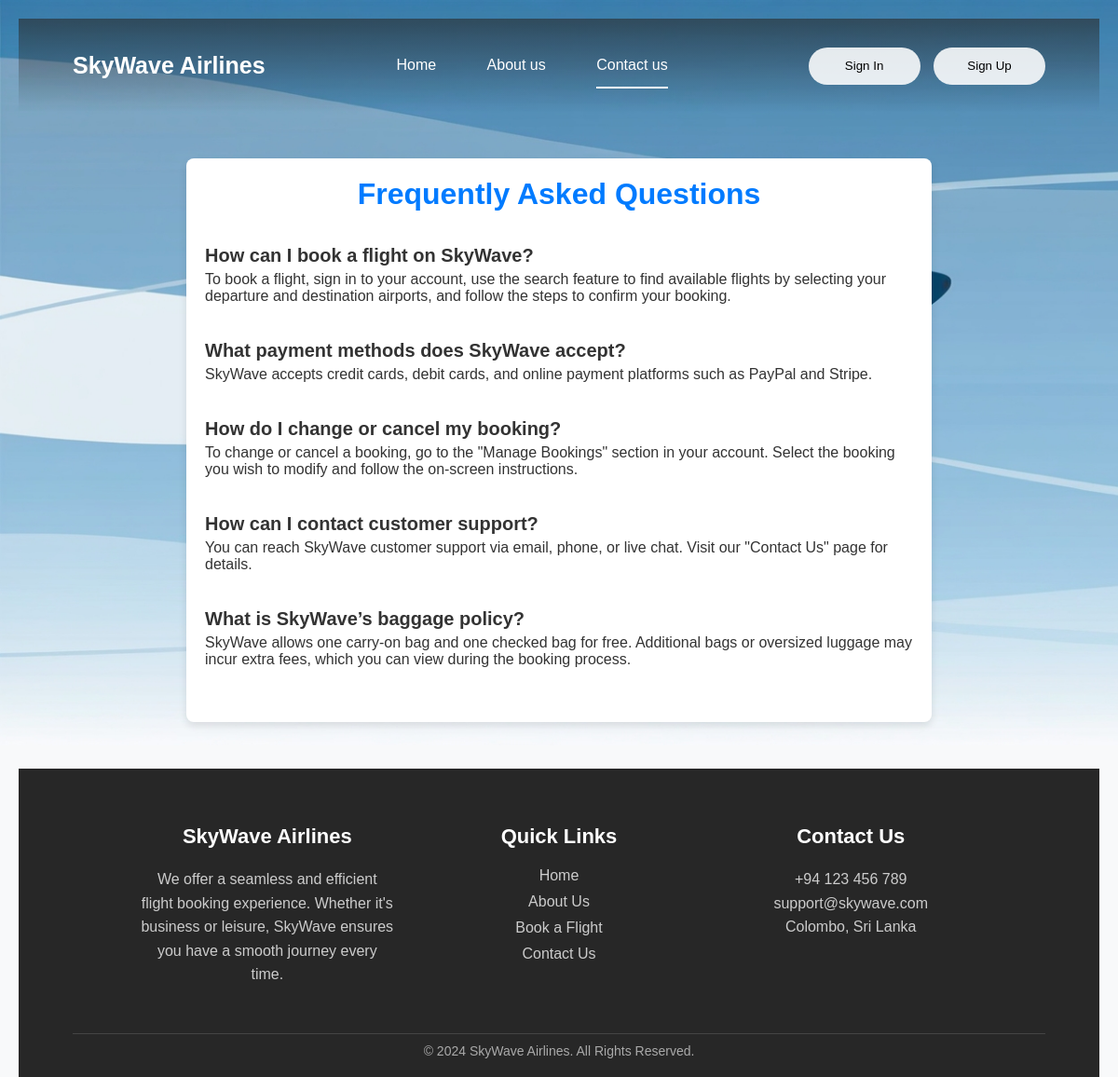
The page /contact.php on the database its author committed.
### tables this page shows
CREATE TABLE `faq` (
  `faq_id` int(3) NOT NULL,
  `question` text NOT NULL,
  `answer` text NOT NULL
);

### contact.php (the view)
<?php
$additionalCSS = ["styles/contact_styles.css"];
include 'addphp/header.php';
require_once 'config/db_config.php';
$sql = "SELECT faq_id, question, answer FROM faq";
$result = $conn->query($sql);
?>
<div class="faq-container">
        <h1>Frequently Asked Questions</h1>
        <br><br>
        <?php
        if ($result->num_rows > 0) {
            while ($row = $result->fetch_assoc()) {
                echo '<div class="faq-item">';
                echo '<h2 class="faq-question">' . $row['question'] . '</h2>';
                echo '<p class="faq-answer">' . $row['answer'] . '</p>';
                echo '<br></div>';
            }
        } else {
            echo '<p>No FAQs available.</p>';
        }
        ?>
</div>
<?php
include 'addphp/footer.php';
?>

### addphp/header.php (shortened to what this page needs)
<!DOCTYPE html>
<html lang="en">
<head>
    <link rel="stylesheet" href="styles/header_styles.css">
    <link rel="stylesheet" href="styles/footer_styles.css">
    <?php
    if (isset($additionalCSS)) {
        foreach ($additionalCSS as $cssFile) {
            echo "<link rel='stylesheet' href='$cssFile'>\n";
        }
    }
    ?>
</head>
<body>
    <nav class="nav">
        <div class="nav-logo">
            <p>SkyWave Airlines</p>
        </div>
        <div class="nav-menu" id="navMenu">
            <ul>
                <?php
                $currentPage = basename($_SERVER['PHP_SELF']);
                ?>
                <li><a href="index.php" class="<?php echo ($currentPage == 'index.php') ? 'active' : ''; ?>">Home</a></li>
                <li><a href="about.php" class="<?php echo ($currentPage == 'about.php') ? 'active' : ''; ?>">About us</a></li>
                <li><a href="contact.php" class="<?php echo ($currentPage == 'contact.php') ? 'active' : ''; ?>">Contact us</a></li>
        <?php
            if(isset($_SESSION["user_id"]))
            {
                echo '<li><a href="mybooking.php" class="' . (($currentPage == 'mybooking.php') ? 'active' : '') . '">My Booking</a></li>';
                echo '</ul></div>';
                echo '<div class="user-info">';
                echo "<div><p>Welcome " . $_SESSION["user_name"] . "</p></div>";
                $currentPage = basename($_SERVER['PHP_SELF']);
                if($currentPage == 'profile.php')
                {
                    echo '<button class="btn profile" onclick="window.location.href= \'index.php\'">Back</button>';
                }
                else
                {
                    echo '<button class="btn profile" onclick="window.location.href=\'profile.php\'">Profile</button>';
                }
                echo '<button class="btn logout" onclick="window.location.href=\'addphp/logout.php\'">Logout</button>';
                echo '</div>';
            }
            else
            {
                echo '</ul></div>';
                echo '<div class="nav-button">
                    <button class="btn signin" id="loginBtn" onclick="window.location.href=\'signin.php\'">Sign In</button>
                    <button class="btn signup" id="registerBtn" onclick="window.location.href=\'signup.php\'">Sign Up</button>
                    </div>';
            }
        ?>
    </nav>

### addphp/footer.php
<footer class="footer">
    <div class="footer-container">
        <div class="footer-section about">
            <h2>SkyWave Airlines</h2>
            <p>We offer a seamless and efficient flight booking experience. Whether it's business or leisure, SkyWave ensures you have a smooth journey every time.</p>
        </div>
        <div class="footer-section links">
            <h2>Quick Links</h2>
            <ul>
                <li><a href="index.php">Home</a></li>
                <li><a href="about.php">About Us</a></li>
                <li><a href="flights.php">Book a Flight</a></li>
                <li><a href="contact.php">Contact Us</a></li>
            </ul>
        </div>
        <div class="footer-section contact-info">
            <h2>Contact Us</h2>
            <p><i class="fas"></i> +94 123 456 789</p>
            <p><i class="fas"></i> support@skywave.com</p>
            <p><i class="fas"></i> Colombo, Sri Lanka</p>
        </div>
    </div>
    <div class="footer-bottom">
        <p>&copy; 2024 SkyWave Airlines. All Rights Reserved.</p>
    </div>
</footer>
</body>
</html>

### styles/header_styles.css (style rules this page uses)
* { margin: 0; padding: 0; box-sizing: border-box; font-family: 'Poppins', sans-serif; }
body { background: url("../images/bg_image.jpg"); background-size: cover; background-repeat: no-repeat; height: 100vh; display: flex; flex-direction: column; }
.nav { position: relative; top: 0; display: flex; justify-content: space-around; width: 100%; height: auto; line-height: 100px; background: linear-gradient(rgba(39,39,39, 0.6), transparent); }
.nav-menu ul { justify-content: center; list-style: none; }
.nav-logo p { color: white; font-size: 25px; font-weight: 600; }
.nav-menu ul li { display: inline; }
.nav-menu ul li a { text-decoration: none; font-weight: 500; color: #fff; padding-bottom: 15px; margin: 0 25px; }
.nav-menu ul li a:hover, .active { border-bottom: 2px solid #fff; }
.nav-button .btn, .user-info .btn { width: 120px; height: 40px; font-weight: 500; background: rgba(255, 255, 255, 0.87); border: none; border-radius: 30px; cursor: pointer; transition: .3s ease; margin-left: 10px; }

### styles/footer_styles.css (style rules this page uses)
footer { background-color: #272727; color: white; padding: 40px 5% 20px 5%; text-align: center; bottom: 0; position: relative; }
.footer-container { display: flex; justify-content: space-between; align-items: flex-start; padding: 0 5%; }
.footer-section { flex: 1; margin: 20px; }
.footer-section h2 { font-size: 22px; margin-bottom: 20px; color: #fff; }
.footer-section p { font-size: 16px; line-height: 1.6; color: #ccc; }
.footer-section a { color: #ccc; text-decoration: none; transition: color 0.3s ease; }
.footer-section ul { list-style: none; padding: 0; }
.footer-section ul li { margin: 10px 0; }
.footer-section ul li a { font-size: 16px; }
.footer-bottom { margin-top: 30px; border-top: 1px solid #444; padding-top: 10px; }
.footer-bottom p { font-size: 14px; color: #aaa; }

### styles/contact_styles.css (style rules this page uses)
body { font-family: 'Poppins', sans-serif; background-color: #f8f9fa; color: #333; margin: 0; padding: 20px; }
.faq-container { max-width: 800px; margin: 0 auto; padding: 20px; background-color: white; border-radius: 8px; box-shadow: 0 4px 8px rgba(0, 0, 0, 0.1); margin-bottom: 50px; margin-top: 50px; }
h1 { text-align: center; color: #007bff; }
.faq-item { margin-bottom: 20px; }
.faq-question { font-size: 20px; margin: 0; }
.faq-answer { font-size: 16px; margin-top: 5px; }

### rows shown on the page
faq: question "How can I book a flight on SkyWave?", answer "To book a flight, sign in to your account, use the search feature to find available flights by selecting your departure and destination airports, and follow the steps to confirm your booking."
faq: question "What payment methods does SkyWave accept?", answer "SkyWave accepts credit cards, debit cards, and online payment platforms such as PayPal and Stripe."
faq: question "How do I change or cancel my booking?", answer "To change or cancel a booking, go to the \"Manage Bookings\" section in your account. Select the booking you wish to modify and follow the on-screen instructions."
faq: question "How can I contact customer support?", answer "You can reach SkyWave customer support via email, phone, or live chat. Visit our \"Contact Us\" page for details."
faq: question "What is SkyWave’s baggage policy?", answer "SkyWave allows one carry-on bag and one checked bag for free. Additional bags or oversized luggage may incur extra fees, which you can view during the booking process."
